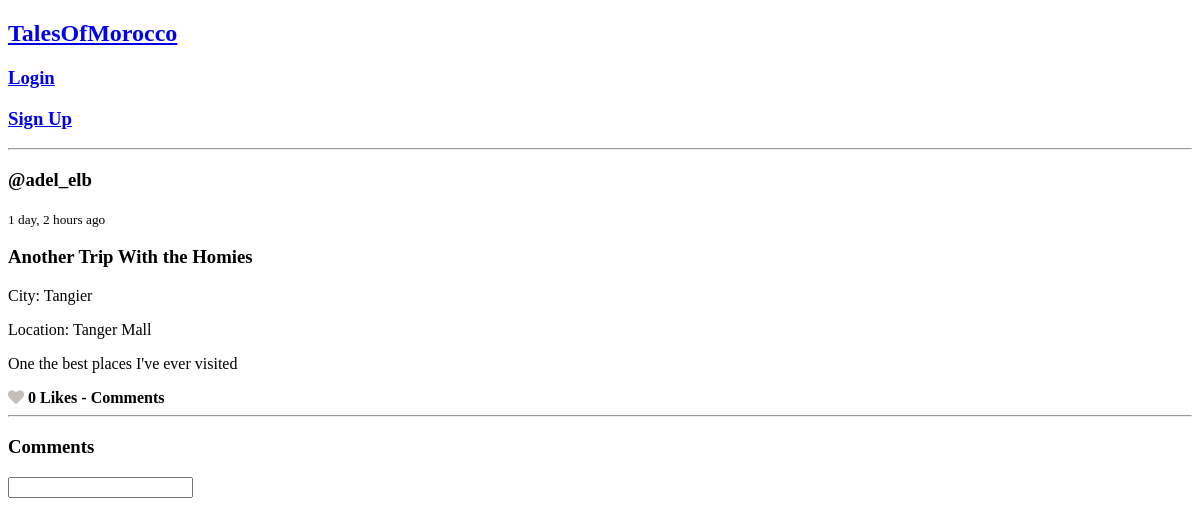
The app's page /blog/6/, older data.
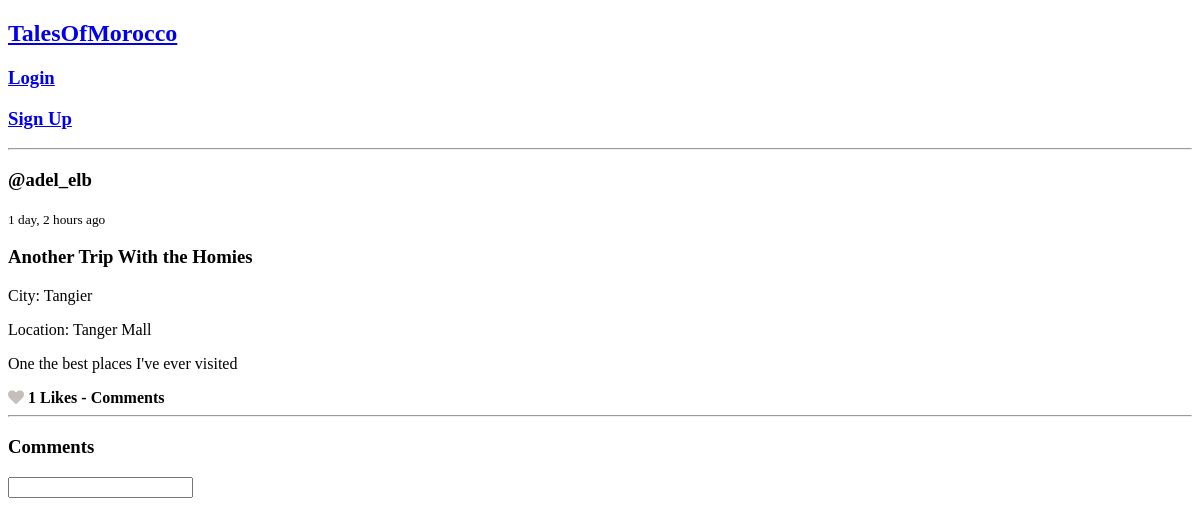
The same page, newer data.
### base/models.py (models this page shows, shortened)
class BlogPost(models.Model):
    author = models.ForeignKey(User, on_delete=models.CASCADE, null=True)
    title = models.CharField(max_length=200)
    city = models.ForeignKey(City, on_delete=models.SET_NULL, null=True)
    specific_location = models.CharField(max_length=200, null=True, blank=True)
    description = models.TextField(null=False, blank=False)
    food = models.CharField(max_length=200, blank=True)
    food_rating = models.IntegerField(null=True, blank=True,
                                      validators=[MinValueValidator(1),
                                                  MaxValueValidator(5)])
    accommodation = models.CharField(max_length=200, blank=True)
    accommodation_rating = models.IntegerField(null=True, blank=True,
                                               validators=[MinValueValidator(1),
                                                           MaxValueValidator(5)])
    picture = models.ImageField(null=True, blank=True)
    likes = models.IntegerField(default=0)
    updated = models.DateTimeField(auto_now=True)
    created = models.DateTimeField(auto_now_add=True)
    class Meta:
        ordering = ['-updated', '-created']

class User(AbstractUser):
    name = models.CharField(max_length=200, null=True, blank=False)
    email = models.EmailField(unique=True, null=False, blank=False)
    bio = models.TextField(null=True)
    avatar = models.ImageField(null=True, default="default.jpg")
    USERNAME_FIELD = 'email'
    REQUIRED_FIELDS = []

class City(models.Model):
    name = models.CharField(max_length=200)
    def __str__(self) -> str:
        return self.name

### base/views.py (the view, shortened to what this page needs)
# urls.py: 2. Add a URL to urlpatterns:  path('blog/', include('blog.urls'))
def blog(request, pk):
    post = get_object_or_404(BlogPost, id=int(pk))
    user_likes = None;
    if request.user.is_authenticated:
        user_likes = Like.objects.filter(user=request.user)
    post.user_liked = user_likes.filter(blogPost=post).exists() if user_likes else False
    post_comments = post.comment_set.all().order_by('-created')
    context = {
        'title': post.title,
        'post': post,
        'post_comments': post_comments
    }
    return render(request, 'blog.html', context)

### base/templates/blog.html (shortened to what this page needs)
{% extends 'layout.html' %}
{% load static %}
{% block content %}
<div class="blog-post">
    <h3>@{{ post.author.username }}</h3>
    <small>{{ post.created | timesince }} ago</small>
    <h3>{{ post.title }}</h3>
    <p>City: {{ post.city }}</p>
    <p>Location: {{ post.specific_location }}</p>
    <p>{{ post.description }}</p>
      <i class="fa fa-heart {% if post.user_liked %}liked{% endif %}" data-post-id="{{ post.id }}"></i>
      <b><span id="like-{{ post.id }}">{{ post.likes }} Likes</span> - {{ post.comments.count }} Comments</b>
    <hr>
    <h3>Comments</h3>
    <form method="POST" action="">
        <input type="text" name="body">
    </form>
</div>
{% endblock %}

Row changes from the older to the newer data that the page shows:
changed BlogPost "Another Trip With the Homies": likes "0" → "1"
